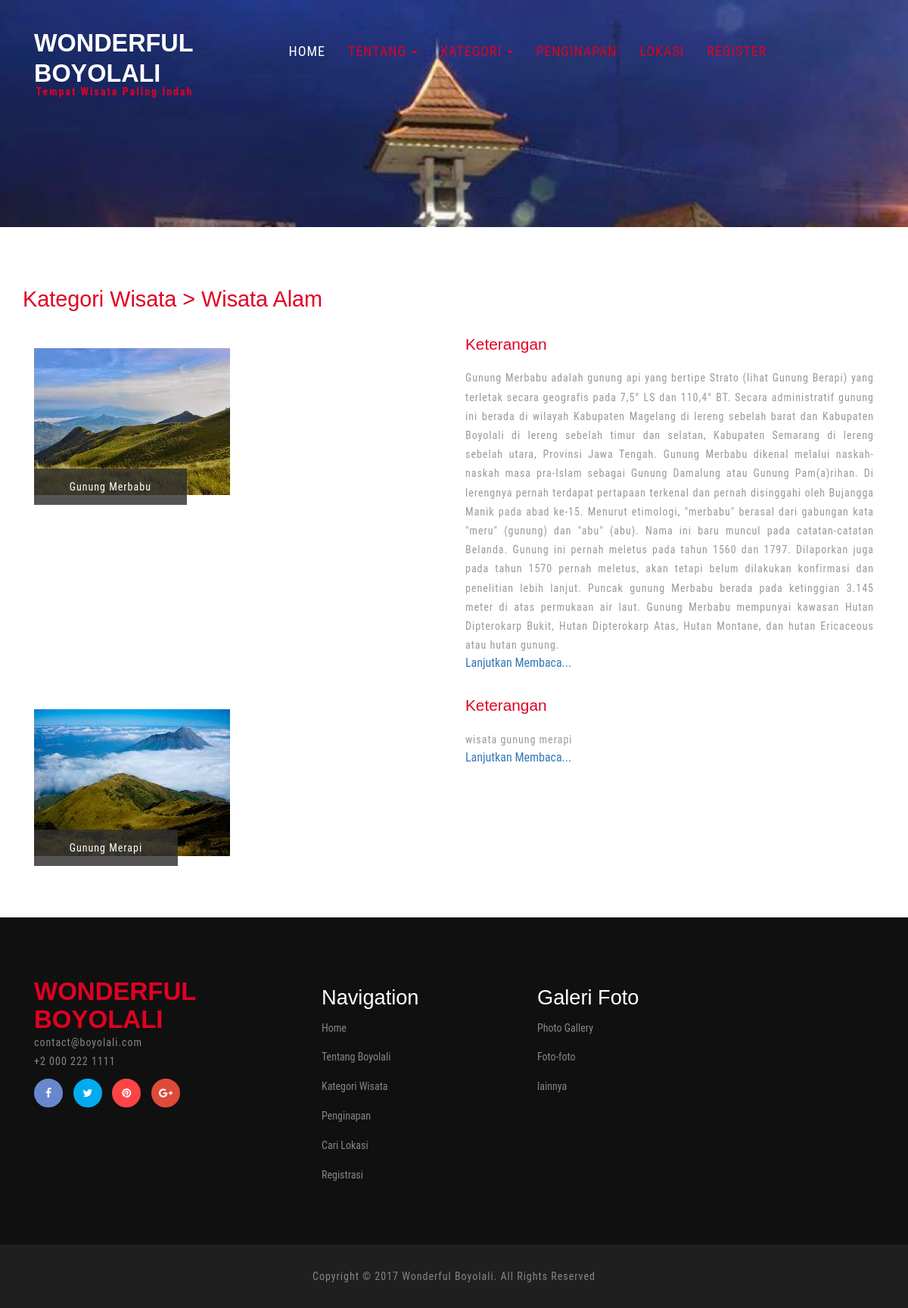
Screenshot of /index.php/main/alam with the database file from the repository.
### tables this page shows
CREATE TABLE `tempat_wisata` (
  `id_wisata` int(5) NOT NULL,
  `nama_wisata` varchar(100) NOT NULL,
  `alamat_wisata` varchar(250) NOT NULL,
  `kategori_wisata` varchar(50) NOT NULL,
  `lat_wisata` varchar(100) NOT NULL,
  `long_wisata` varchar(100) NOT NULL,
  `ket_wisata` text NOT NULL,
  `harga_wisata` int(10) NOT NULL,
  `notelp_wisata` varchar(15) NOT NULL,
  `tanggal_post` date NOT NULL,
  `id_admin` int(5) NOT NULL
);

### application/controllers/Main.php (called while the page is built, shortened)
<?php
class Main extends CI_Controller {
    public function alam()
	{
		$this->load->model('m_dashboard');
        $this->load->view('main/header1');
		$data['alam'] = $this->m_dashboard->tampil_alam()->result();
        $this->load->view('alam',$data);
		$this->load->view('main/footer');
	}
}

### index.php (called while the page is built, shortened)
<?php
require_once BASEPATH.'core/CodeIgniter.php';

### application/models/m_dashboard.php (called while the page is built, shortened)
<?php
class m_dashboard extends CI_Model{
    public function tampil_alam(){
		return $this->db->get_where('tempat_wisata',array('kategori_wisata'=>'Wisata Alam'));
	}
}
?>

### application/views/alam.php (the view, shortened to what this page needs)
<?php
  $CI =& get_instance();
?>
  <div class="about w3l-agileits">
    <div class="container">
      <h3>Kategori Wisata > Wisata Alam</h3>
      <?php $no=1; foreach($alam as $a){ ?>
      <div class="about-grids col-md-6">
        <div class="about-grid">
        <?php
            $dapetgambaralam = "";
            $getgambar =$CI->db->query('select gambar from gambar_wisata where id_wisata="'.$a->id_wisata.'"');
            foreach ($getgambar->result() as $row){
                $dapetgambaralam = $row->gambar;
            }
          ?>
          <?php
          if ($dapetgambaralam=="") {
            ?>
              <img src="<?php echo base_url()?>assets/images/tanya.png" alt=" " class="img-responsive" />
            <?php
          }else{
            ?>
              <img src="<?php echo base_url()?>upload-foto/<?php echo $dapetgambaralam; ?>" alt=" " class="img-responsive" />
            <?php
          }
          ?>
          <div class="img-bottom">
            <p><?php echo $a->nama_wisata; ?></p>
          </div>
        </div>
      </div>
      <div class="about-grids-bottom col-md-6" style="text-align: justify;">
        <div class="about-us">
          <h4>Keterangan</h4>
          <p><?php echo $a->ket_wisata; ?></p>
        </div>
        <a href="<?php echo base_url()?>index.php/detailwisata/<?php echo $a->id_wisata; ?>">Lanjutkan Membaca...</a>
      </div>
      <div class="col-md-12"></div>
      <?php $no++;
      } ?>
    </div>
  </div>

### assets/css/style.css (style rules this page uses)
html, body { font-size: 100%; background: #fff; font-family: 'Roboto Condensed', sans-serif; }
h1,h2,h3,h4,h5,h6 { margin:0; font-family: 'Montserrat', sans-serif; }
p { margin:0; letter-spacing:1px; }
.banner-bottom,.testimonials,.banner-bottom-video,.about,.history,.typo,.gallery,.contact,.single { padding:5em 0; }
.testimonials h3,.about h3,h3.title,.gallery h3,.contact h3 { color:#e10123; font-size:1.8em; margin:0; }
.about-grids-bottom { margin-top:2em; }
.about-us p { font-size: 14px; margin: 0; color: #999; line-height: 1.8em; }
.about-us h4 { color:#e10123; margin:0 0 1em; text-transform: capitalize; font-size: 1.3em; }
.img-bottom { position: absolute; top: 82%; }
.img-bottom p { color: #fff; background: rgba(48, 48, 48, 0.82); font-size: 14px; margin: 0; padding:1em 3.339em; text-transform:capitalize; }
.about-grids { margin: 3em 0 0; }

### rows the page displays
tempat_wisata: shows a picture, nama_wisata "Gunung Merbabu", ket_wisata "Gunung Merbabu adalah gunung api yang bertipe Strato (lihat Gunung Berapi) yang terletak secara geografis pada 7,5° LS dan 110,4° BT. Secara administratif gunung ini berada di wilayah Kabupaten Magelang di lereng sebelah barat dan Kabupaten Boyolali di lereng sebelah timur dan selatan, Kabupaten Semarang di lereng sebelah utara, Provinsi Jawa Tengah. Gunung Merbabu dikenal melalui naskah-naskah masa pra-Islam sebagai Gunung Damalung atau Gunung Pam(a)rihan. Di lerengnya pernah terdapat pertapaan terkenal dan pernah disinggahi oleh Bujangga Manik pada abad ke-15. Menurut etimologi, \"merbabu\" berasal dari gabungan kata \"meru\" (gunung) dan \"abu\" (abu). Nama ini baru muncul pada catatan-catatan…"
tempat_wisata: shows a picture, nama_wisata "Gunung Merapi", ket_wisata "wisata gunung merapi"
